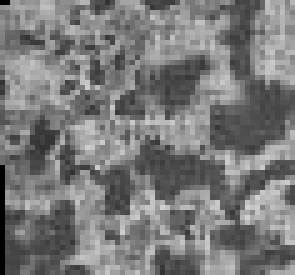
#> input picture Spatial Transforms/function_喻锦城_12012223/all_out_pure.png, 59 x 55 px (shown 5 times larger)
$ python test.py
#> lines starting #> are read from the running program, lines starting #| are printed output that depends on the picture
import cv2
import numpy as np
import matplotlib.pyplot as plt
image = cv2.imread('all_out_pure.png', cv2.IMREAD_GRAYSCALE)
#> image is the input picture: shape (55, 59); min 0, max 209, mean 121.8

brightness_factor = 0.9 # 增加亮度，可设置为小于1的值来降低亮度

# 调整亮度
brighter_image = cv2.convertScaleAbs(image, alpha=brightness_factor, beta=0)
kernel_size = (3, 3)

# 对图像进行高斯模糊
blurred_image = cv2.GaussianBlur(brighter_image, kernel_size, sigmaX=0.5)
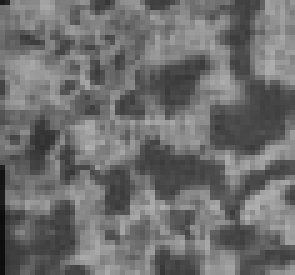
#> blurred_image: shape (55, 59) (shown 5 times larger); min 12, max 176, mean 109.7
# 显示原始图像和调整后的图像
cv2.imshow("Original Image", image)
cv2.imshow("Brighter Image", blurred_image)
cv2.imwrite("all_dark.png",blurred_image)
cv2.waitKey(0)
cv2.destroyAllWindows()

# [19 lines of commented-out code are left out]
